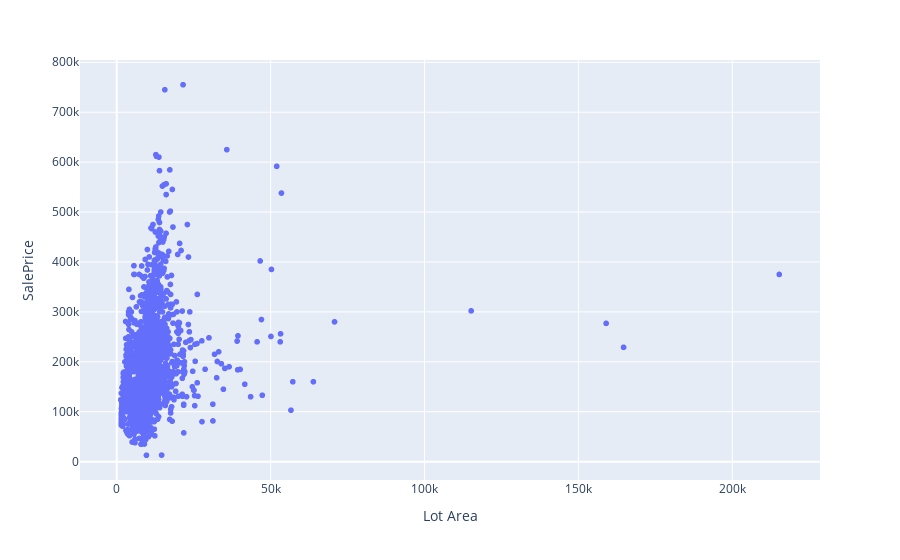

Notebook code for this chart:
### Markdown cell above
# Lot Area

### Code cell
fig = px.scatter(data, x="Lot Area", y="SalePrice")
fig.show()

### Figure 1 — Plotly figure (JSON) as saved in the notebook; plotly's stock layout.template omitted (floating-point values rounded to 4 significant figures; data arrays with more than 128 entries replaced by an {"elided": "..."} marker saying what was removed)
{"data": [{"hovertemplate": "Lot Area=%{x}<br>SalePrice=%{y}<extra></extra>", "legendgroup": "", "marker": {"color": "#636efa", "symbol": "circle"}, "mode": "markers", "name": "", "showlegend": false, "type": "scattergl", "x": {"elided": "2930 int values"}, "xaxis": "x", "y": {"elided": "2930 int values"}, "yaxis": "y"}], "layout": {"legend": {"tracegroupgap": 0}, "margin": {"t": 60}, "xaxis": {"anchor": "y", "domain": [0, 1], "title": {"text": "Lot Area"}}, "yaxis": {"anchor": "x", "domain": [0, 1], "title": {"text": "SalePrice"}}}}
